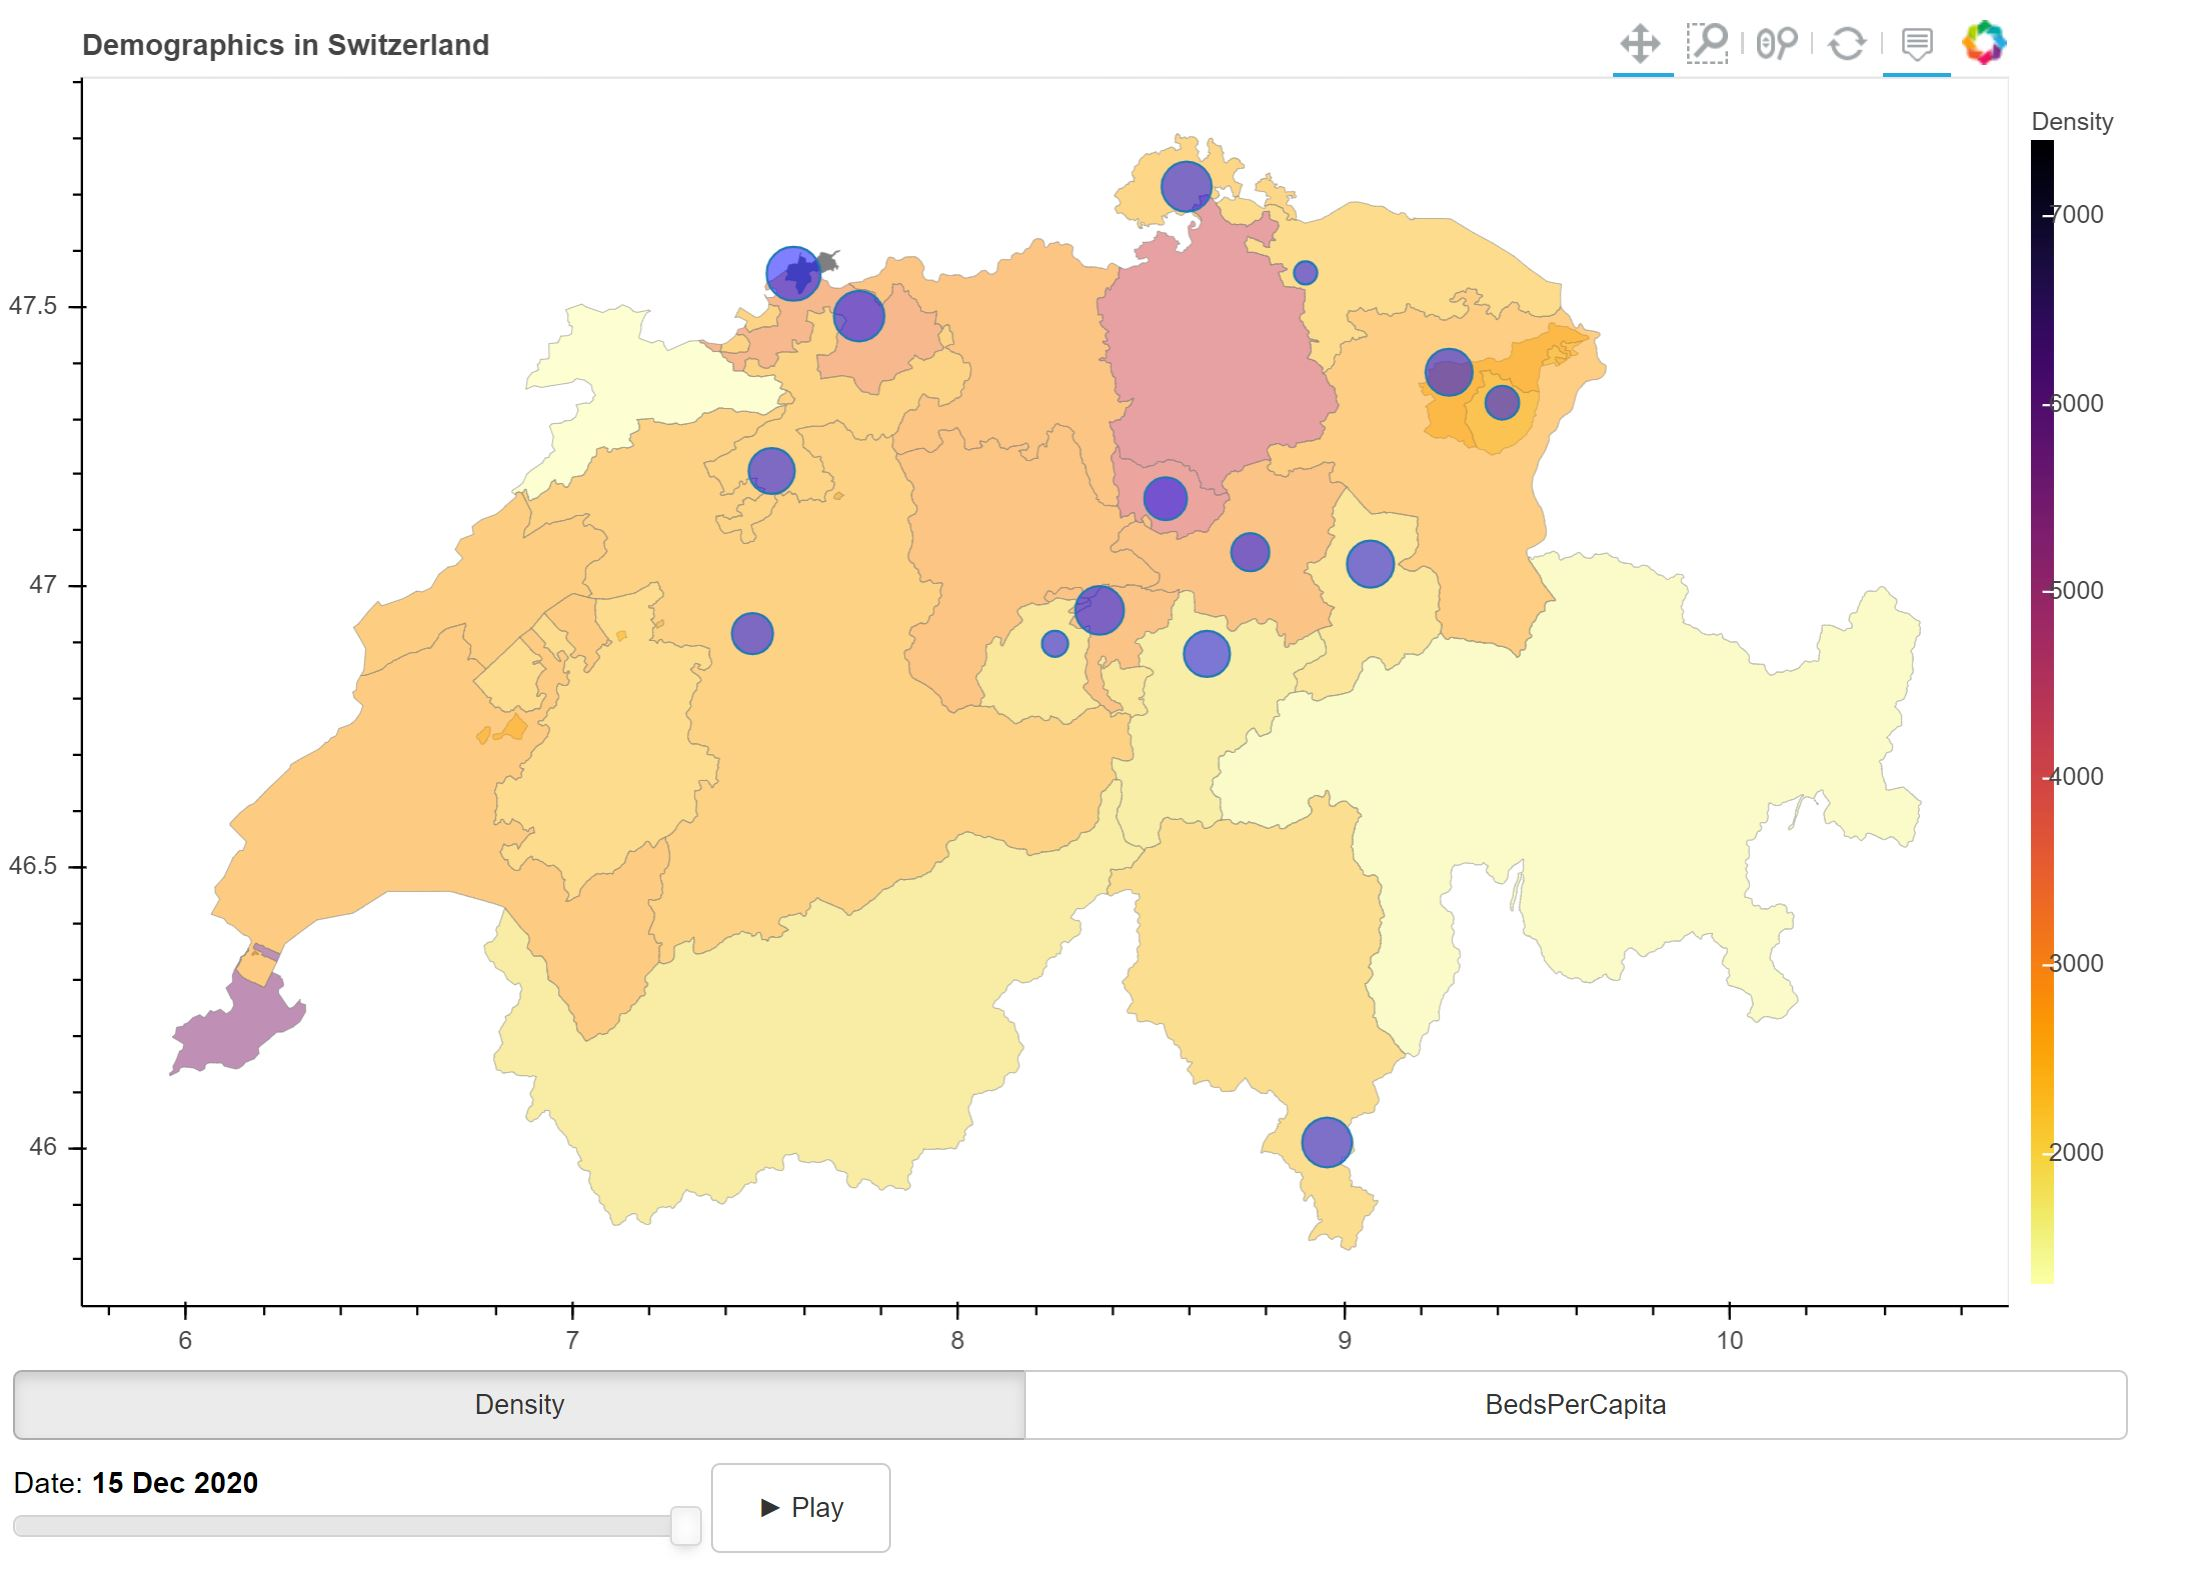

The script that drew this image:
import numpy as np
import pandas as pd
import geopandas as gpd
from datetime import datetime, timedelta

import bokeh.palettes as bp
from bokeh.plotting import figure, curdoc
from bokeh.transform import linear_cmap
from bokeh.layouts import column, row
from bokeh.models import (CDSView,
                        HoverTool,ColorBar,
                        GeoJSONDataSource,
                        Patches,
                        RadioButtonGroup,
                        DateSlider,
                        Button)


### Task 1: Data Preprocessing

## T1.1 Read and filter data

demo_url = 'https://github.com/daenuprobst/covid19-cases-switzerland/blob/master/demographics.csv'
local_url = 'https://github.com/daenuprobst/covid19-cases-switzerland/blob/master/covid_19_cases_switzerland_standard_format.csv'
case_url = 'https://github.com/daenuprobst/covid19-cases-switzerland/blob/master/covid19_cases_switzerland_openzh-phase2.csv'
shape_dir = 'data/gadm36_CHE_1.shp'


# Read from demo_url into a dataframe using pandas
d_url = demo_url+'?raw=true'
demo_raw = pd.read_csv(d_url, index_col=0)
demo_raw = demo_raw[demo_raw.index != 'CH']
demo_raw = demo_raw.sort_values('Canton')

# Read from local_url into a dataframe using pandas
l_url = local_url+'?raw=true'
local_raw = pd.read_csv(l_url)

# Extract unique 'abbreviation_canton','lat','long' combinations from local_raw
canton_point = local_raw[['abbreviation_canton', 'lat', 'long']].drop_duplicates()
canton_point = canton_point.sort_values('abbreviation_canton')

# Read from case_url into a dataframe using pandas
c_url = case_url+'?raw=true'
case_raw = pd.read_csv(c_url, index_col=0)

# Create a date list from case_raw and convert to datatime form
dates_raw = case_raw.index.tolist()
dates = pd.to_datetime(dates_raw)

# Read shape file from shape_dir unsing geopandas
shape_raw = gpd.read_file('data/gadm36_CHE_1.shp')


# Extract canton name abbreviations from the attribute 'HASC_1', e.g. CH.AG --> AG, CH.ZH --> ZH
# And save into a new column named 'Canton'
shape_raw['Canton'] = [c[3:] for c in shape_raw['HASC_1']]
shape_raw = shape_raw.sort_values('Canton')

canton_poly = shape_raw[['geometry', 'Canton']]
canton_poly = canton_poly.sort_values('Canton')


## T1.2 Merge data and build a GeoJSONDataSource

# Merge canton_poly with demo_raw on attribute name 'Canton' into dataframe merged,
# then merge the result with canton_point on 'Canton' and 'abbreviation_canton' respectively
merged = canton_poly.merge(demo_raw, left_on='Canton', right_on='Canton')
merged = merged.merge(canton_point, left_on='Canton', right_on='abbreviation_canton')


# For each date, extract a list of daily new cases per capita from all cantons(e.g. 'AG_diff_pc', 'AI_diff_pc', etc.), and add as a new column in merged
for i, d in enumerate(dates_raw):
    nc = []
    for c in canton_point['abbreviation_canton']:
        x = c+'_diff_pc'
        nc.append(case_raw.at[d, x])
    merged[d] = nc


# Calculate circle sizes that are proportional to dnc per capita
# Set the latest dnc as default
merged['size'] = merged.iloc[:, -1]*1e5/5+10
merged['dnc'] = merged.iloc[:, -2]

merged.fillna(0, inplace=True)


# Build a GeoJSONDataSource from merged
geosource = GeoJSONDataSource(geojson=merged.to_json())


# Task 2: Data Visualization

# T2.1 Create linear color mappers for 2 attributes in demo_raw: population density, hospital beds per capita
# Map their maximum values to the high, and mimimum to the low
labels = ['Density', 'BedsPerCapita']

mappers = {}
mappers['Density'] = linear_cmap(field_name='Density', palette=bp.inferno(256)[::-1], low=min(demo_raw['Density']), high=max(demo_raw['Density']))
mappers['BedsPerCapita'] = linear_cmap(field_name='BedsPerCapita', palette=bp.inferno(256)[::-1], low=min(demo_raw['BedsPerCapita']), high=max(demo_raw['BedsPerCapita']))


# T2.2 Draw a Switzerland Map on canton level

# Define a figure
p1 = figure(title='Demographics in Switzerland', plot_height=600, plot_width=950, toolbar_location='above', tools="pan, wheel_zoom, box_zoom, reset")
p1.xgrid.grid_line_color = None
p1.ygrid.grid_line_color = None

# Plot the map using patches, set the fill_color as mappers['Density']
cantons = p1.patches('xs', 'ys', source=geosource, fill_color=mappers['Density'], line_color='gray', line_width=0.25, fill_alpha=0.5)

# Create a colorbar with mapper['Density'] and add it to above figure
color_bar = ColorBar(color_mapper=mappers['Density']['transform'], width=10, location=(0, 0), title='Density', title_text_font='3')
p1.add_layout(color_bar, 'right')

# Add a hovertool to display canton, density, bedspercapita and dnc
hover = HoverTool(tooltips=[('Canton', '@Canton'),
                            ('Population Density', '@Density{int}'),
                            ('Beds Per Capita', '@BedsPerCapita'),
                            ('Daily New Cases per Capita', '@dnc')],
                  renderers=[cantons])

p1.add_tools(hover)


# T2.3 Add circles at the locations of capital cities for each canton, and the sizes are proportional to daily new cases per capita
sites = p1.circle('long', 'lat', source=geosource, fill_color='blue', fill_alpha=0.5, size='size')


# T2.4 Create a radio button group with labels 'Density', and 'BedsPerCapita'
buttons = RadioButtonGroup(labels=['Density', 'BedsPerCapita'], active=0)

# Define a function to update color mapper used in both patches and colorbar
def update_bar(new):
    for i,d in enumerate(labels):
        if i == new:
            color_bar.color_mapper = mappers[d]["transform"]
            color_bar.title = d
            cantons.glyph.fill_color = mappers[d]


buttons.on_click(update_bar)


# T2.5 Add a dateslider to control which per capita daily new cases information to display

# Define a dateslider using maximum and mimimum dates, set value to be the latest date
timeslider = DateSlider(start=min(dates), end=max(dates), value=max(dates), step=1, title='Date')

# Callback function
def callback(attr,old,new):
    # Convert timestamp to datetime
    date = datetime.fromtimestamp(timeslider.value / 1e3)

    # convert the timestamp value from the slider to datetime and format it in the form of '%Y-%m-%d'
    i = date.strftime('%Y-%m-%d')

    # update columns 'size', 'dnc' with the column named '%Y-%m-%d' in merged
    merged.size = merged[i]*1e5/5+10
    merged.dnc = merged[i]

    # update geosource with new merged
    geosource.geojson = merged.to_json()


# Circles change on mouse move
timeslider.on_change('value', callback)


# T2.6 Add a play button to change slider value and update the map plot dynamically

# Update the slider value with one day before current date
def animate_update_slider():
    # Extract date from slider's current value
    date = datetime.fromtimestamp(timeslider.value / 1e3)

    # stringify date so that it can be compared in if-loop
    s_d = date.strftime('%Y-%m-%d')
    min_d = min(dates).strftime('%Y-%m-%d')

    # Subtract one day from date
    day = date - timedelta(days=1)

    # if first date of list is reached jump to current date
    if s_d == min_d:
        day = max(dates)

    timeslider.value = day


# Define the callback function of button
def animate():
    global callback_id
    if button.label == '► Play':
        button.label = '❚❚ Pause'
        callback_id = curdoc().add_periodic_callback(animate_update_slider, 500)
    else:
        button.label = '► Play'
        curdoc().remove_periodic_callback(callback_id)


button = Button(label='► Play', width=80, height=40)
button.on_click(animate)


curdoc().add_root(column(p1, buttons, row(timeslider, button)))

# python -m bokeh serve --dev --show dvc_ex4.py
